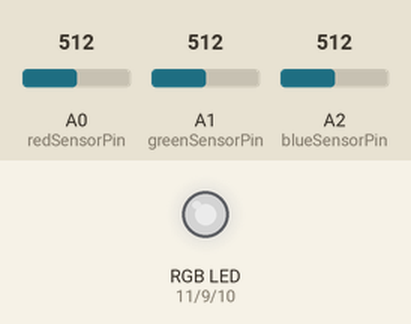
This sketch was run on a simulated Arduino Uno, built with avr-gcc and run on an emulated ATmega328P. Shown: an RGB LED mixed from three pins (HIGH = lit). The inputs (shaded band) are chosen by the test bench; at power-on: A0 (redSensorPin) = 512, A1 (greenSensorPin) = 512, A2 (blueSensorPin) = 512. Dim RGB values are drawn brighter than linear; what the sketch prints to the serial monitor is not drawn.

Above: at 1.2 s.
1.3 s: A0 (redSensorPin) set to 413
At 2.7 s:
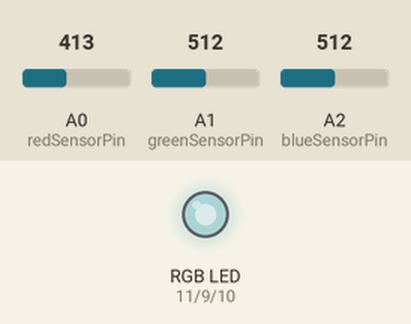
3.3 s: A0 (redSensorPin) set to 388
At 3.8 s:
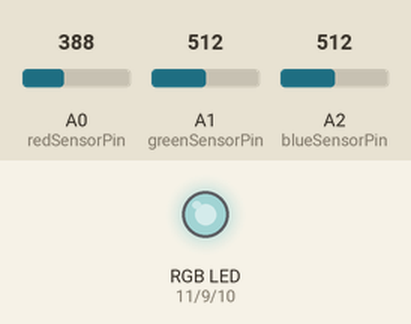
5.1 s: A1 (greenSensorPin) set to 418
At 5.6 s:
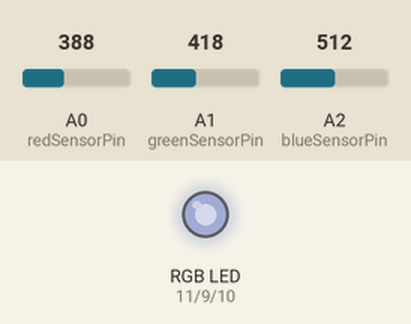
6.9 s: A1 (greenSensorPin) set to 383
At 7.7 s:
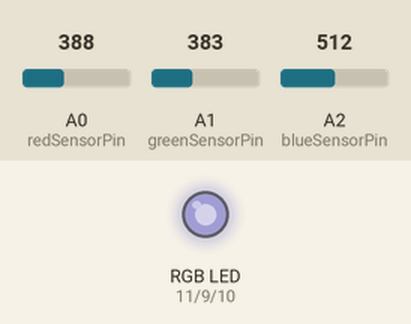
8.7 s: A2 (blueSensorPin) set to 409
At 9.2 s:
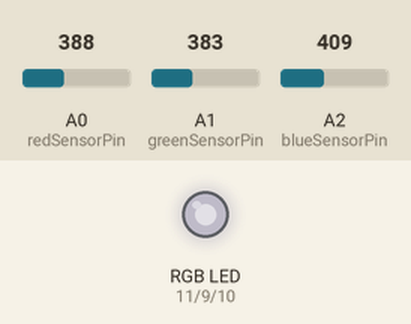
11.7 s: A2 (blueSensorPin) set to 392
At 12.8 s:
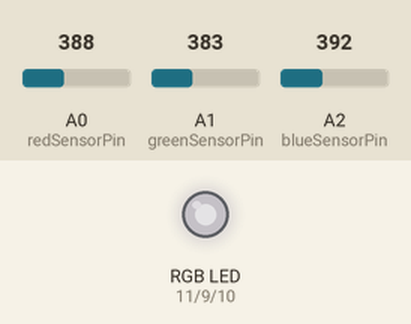
Timing chart, 0 to 14.5 s (numbered marks = the images above; inputs shaded):
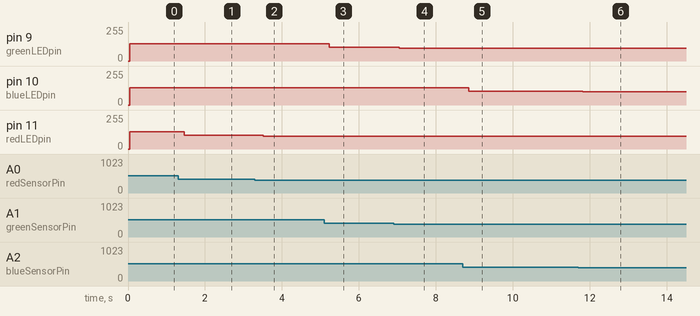

The sketch:

p4-color-mixing-lamp.ino
```cpp
const int greenLEDpin = 9;
const int redLEDpin = 11;
const int blueLEDpin = 10;

const int redSensorPin = A0;
const int greenSensorPin = A1;
const int blueSensorPin = A2;

int redValue = 0;
int greenValue = 0;
int blueValue = 0;

int redSensorValue = 0;
int greenSensorValue = 0;
int blueSensorValue = 0;

void setup() {
  Serial.begin(9600);

  pinMode(greenLEDpin, OUTPUT);
  pinMode(redLEDpin, OUTPUT);
  pinMode(blueLEDpin, OUTPUT);
}

void loop() {
  redSensorValue = analogRead(redSensorPin);
  delay(5);
  greenSensorValue = analogRead(greenSensorPin);
  delay(5);
  blueSensorValue = analogRead(blueSensorPin);

  Serial.print("Raw Sensor Value \t Red: ");
  Serial.print(redSensorValue);
  Serial.print("\t Green: ");
  Serial.print(greenSensorValue);
  Serial.print("\t Blue: ");
  Serial.print(blueSensorValue);

  redValue = redSensorValue / 4;
  greenValue = greenSensorValue / 4;
  blueValue = blueSensorValue / 4;

  Serial.print("Mapped Sensor Values \t Red: ");
  Serial.print(redValue);
  Serial.print("\t Green: ");
  Serial.print(greenValue);
  Serial.print("\t Blue: ");
  Serial.print(blueValue);

  analogWrite(redLEDpin, redValue);
  analogWrite(greenLEDpin, greenValue);
  analogWrite(blueLEDpin, blueValue);
}
```

Measured:
- after the input at 1.3 s, pin 11 (redLEDpin): 128/255 → 103/255 after 0.16 s
- after the input at 3.3 s, pin 11 (redLEDpin): 103/255 → 97/255 after 0.21 s
- after the input at 5.1 s, pin 9 (greenLEDpin): 128/255 → 104/255 after 0.13 s
- after the input at 6.9 s, pin 9 (greenLEDpin): 104/255 → 95/255 after 0.15 s
- after the input at 8.7 s, pin 10 (blueLEDpin): 128/255 → 102/255 after 0.15 s
- after the input at 11.7 s, pin 10 (blueLEDpin): 102/255 → 98/255 after 0.12 s
